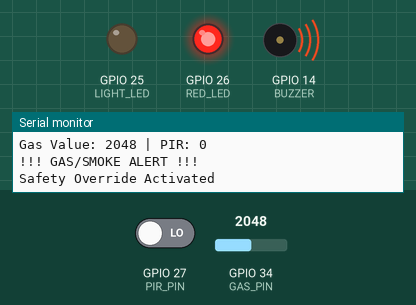
A sketch run on a simulated ESP32. On the bench: output pins drawn as LEDs (lit = HIGH), buzzer (waves = sounding, pin HIGH), the last lines printed to the serial monitor. Inputs (shaded band) come from the test bench; at power-on: GPIO 34 (GAS_PIN) = 2048, GPIO 27 (PIR_PIN) LOW.

Above: at 1.3 s.
1.4 s: GPIO 34 (GAS_PIN) set to 1961
At 1.9 s:
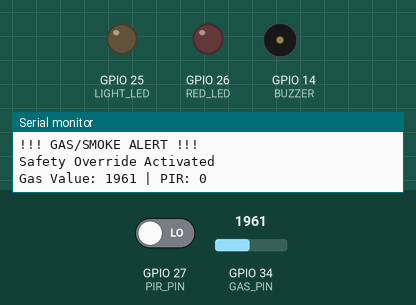
3.0 s: GPIO 27 (PIR_PIN) driven HIGH
At 4.2 s:
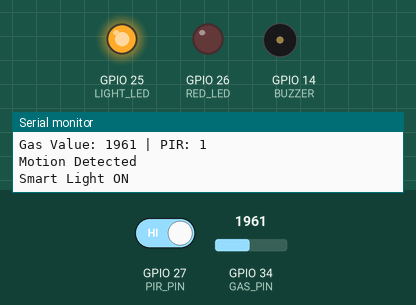
4.5 s: GPIO 27 (PIR_PIN) driven LOW
At 5.5 s:
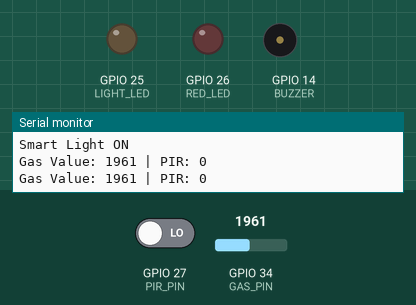
6.0 s: GPIO 34 (GAS_PIN) set to 2040
At 6.7 s:
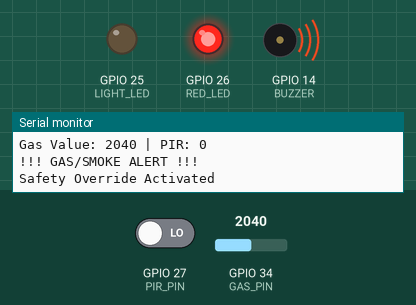
Timing chart, 0 to 8.5 s (numbered marks = the images above; inputs shaded):
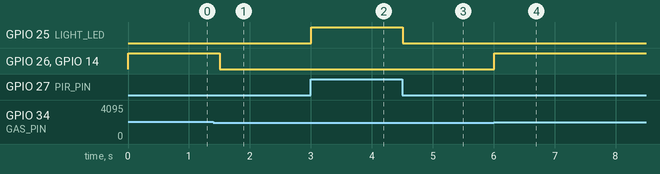

Measured:
- the behaviour switches between 2001 and 2000 on GPIO 34 (GAS_PIN) (found by bisection; images 0 and 1)
- after the input at 1.4 s, GPIO 26 (RED_LED), GPIO 14 (BUZZER): HIGH → LOW after 0.10 s
- after the input at 3.0 s, GPIO 25 (LIGHT_LED): LOW → HIGH at once
- after the input at 4.5 s, GPIO 25 (LIGHT_LED): HIGH → LOW at once
- after the input at 6.0 s, GPIO 26 (RED_LED), GPIO 14 (BUZZER): LOW → HIGH at once

The sketch:

sketch.ino
```cpp
#define PIR_PIN 27
#define GAS_PIN 34

#define LIGHT_LED 25
#define RED_LED 26
#define BUZZER 14

int gasThreshold = 2000;

void setup() {
  Serial.begin(115200);

  pinMode(PIR_PIN, INPUT);
  pinMode(GAS_PIN, INPUT);

  pinMode(LIGHT_LED, OUTPUT);
  pinMode(RED_LED, OUTPUT);
  pinMode(BUZZER, OUTPUT);
}

void loop() {

  int gasValue = analogRead(GAS_PIN);
  int pirValue = digitalRead(PIR_PIN);

  Serial.print("Gas Value: ");
  Serial.print(gasValue);

  Serial.print(" | PIR: ");
  Serial.println(pirValue);

  // Safety override
  if (gasValue > gasThreshold) {

    digitalWrite(LIGHT_LED, LOW);
    digitalWrite(RED_LED, HIGH);
    digitalWrite(BUZZER, HIGH);

    Serial.println("!!! GAS/SMOKE ALERT !!!");
    Serial.println("Safety Override Activated");
  }

  // Normal operation
  else {

    digitalWrite(RED_LED, LOW);
    digitalWrite(BUZZER, LOW);

    if (pirValue == HIGH) {

      digitalWrite(LIGHT_LED, HIGH);

      Serial.println("Motion Detected");
      Serial.println("Smart Light ON");

    } else {

      digitalWrite(LIGHT_LED, LOW);
    }
  }

  delay(500);
}
```
